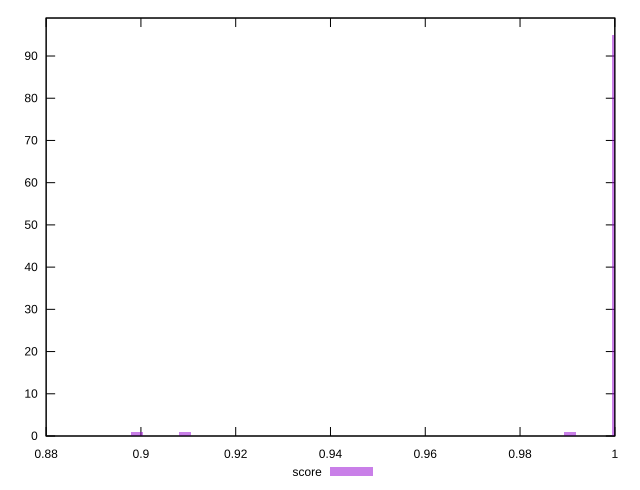

Write gnuplot code to recreate this figure.
reset

$score <<EOF
0.909280030877522 1
1.0007160116361555 95
0.8788013706246441 1
0.8991204774598961 1
0.9905564582185296 1
EOF

set key outside below
set boxwidth 0.002539888354406486
set xrange [0.88:1]
set yrange [0:99]
set trange [0:99]
set style fill transparent solid 0.5 noborder
set terminal svg size 640, 490 enhanced background rgb 'white'
set output "reports/report_00027_2021-02-24T12-40-31.850Z/unused-css-rules/samples/card/score/histogram.svg"

plot $score title "score" with boxes

reset
